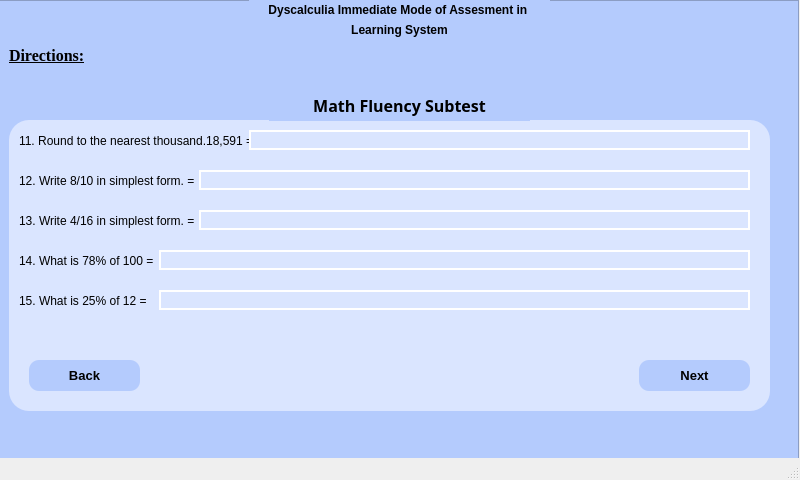
<?xml version="1.0" encoding="UTF-8"?>
<ui version="4.0">
 <class>MainWindow</class>
 <widget class="QMainWindow" name="MainWindow">
  <property name="geometry">
   <rect>
    <x>0</x>
    <y>0</y>
    <width>800</width>
    <height>480</height>
   </rect>
  </property>
  <property name="windowTitle">
   <string>MainWindow</string>
  </property>
  <widget class="QWidget" name="centralwidget">
   <widget class="QFrame" name="frame">
    <property name="geometry">
     <rect>
      <x>-1</x>
      <y>0</y>
      <width>800</width>
      <height>480</height>
     </rect>
    </property>
    <property name="styleSheet">
     <string notr="true">background-color: rgb(180, 203, 253);</string>
    </property>
    <property name="frameShape">
     <enum>QFrame::StyledPanel</enum>
    </property>
    <property name="frameShadow">
     <enum>QFrame::Raised</enum>
    </property>
    <widget class="QLabel" name="label">
     <property name="geometry">
      <rect>
       <x>250</x>
       <y>0</y>
       <width>301</width>
       <height>20</height>
      </rect>
     </property>
     <property name="font">
      <font>
       <weight>75</weight>
       <bold>true</bold>
       <underline>false</underline>
      </font>
     </property>
     <property name="text">
      <string>Dyscalculia Immediate Mode of Assesment in </string>
     </property>
     <property name="alignment">
      <set>Qt::AlignCenter</set>
     </property>
     <property name="wordWrap">
      <bool>false</bool>
     </property>
    </widget>
    <widget class="QLabel" name="label_2">
     <property name="geometry">
      <rect>
       <x>250</x>
       <y>20</y>
       <width>301</width>
       <height>20</height>
      </rect>
     </property>
     <property name="font">
      <font>
       <weight>75</weight>
       <bold>true</bold>
       <underline>false</underline>
      </font>
     </property>
     <property name="text">
      <string>Learning System</string>
     </property>
     <property name="alignment">
      <set>Qt::AlignCenter</set>
     </property>
     <property name="wordWrap">
      <bool>false</bool>
     </property>
    </widget>
    <widget class="QLabel" name="label_3">
     <property name="geometry">
      <rect>
       <x>10</x>
       <y>40</y>
       <width>91</width>
       <height>31</height>
      </rect>
     </property>
     <property name="font">
      <font>
       <family>Times New Roman</family>
       <pointsize>12</pointsize>
       <weight>75</weight>
       <bold>true</bold>
       <underline>true</underline>
      </font>
     </property>
     <property name="mouseTracking">
      <bool>false</bool>
     </property>
     <property name="text">
      <string>Directions:</string>
     </property>
    </widget>
    <widget class="QFrame" name="frame_2">
     <property name="geometry">
      <rect>
       <x>10</x>
       <y>120</y>
       <width>761</width>
       <height>291</height>
      </rect>
     </property>
     <property name="styleSheet">
      <string notr="true">background-color: rgb(218, 229, 255);
border-radius: 20px;</string>
     </property>
     <property name="frameShape">
      <enum>QFrame::StyledPanel</enum>
     </property>
     <property name="frameShadow">
      <enum>QFrame::Raised</enum>
     </property>
     <widget class="QLabel" name="label_5">
      <property name="geometry">
       <rect>
        <x>10</x>
        <y>10</y>
        <width>741</width>
        <height>21</height>
       </rect>
      </property>
      <property name="text">
       <string>11. Round to the nearest thousand.18,591 =</string>
      </property>
     </widget>
     <widget class="QLabel" name="label_6">
      <property name="geometry">
       <rect>
        <x>10</x>
        <y>50</y>
        <width>741</width>
        <height>21</height>
       </rect>
      </property>
      <property name="text">
       <string>12. Write 8/10 in simplest form. = </string>
      </property>
     </widget>
     <widget class="QLabel" name="label_7">
      <property name="geometry">
       <rect>
        <x>10</x>
        <y>90</y>
        <width>741</width>
        <height>21</height>
       </rect>
      </property>
      <property name="text">
       <string>13. Write 4/16 in simplest form. =</string>
      </property>
     </widget>
     <widget class="QLabel" name="label_8">
      <property name="geometry">
       <rect>
        <x>10</x>
        <y>130</y>
        <width>741</width>
        <height>21</height>
       </rect>
      </property>
      <property name="text">
       <string>14. What is 78% of 100 = </string>
      </property>
     </widget>
     <widget class="QLabel" name="label_9">
      <property name="geometry">
       <rect>
        <x>10</x>
        <y>160</y>
        <width>741</width>
        <height>41</height>
       </rect>
      </property>
      <property name="text">
       <string>15. What is 25% of 12 = </string>
      </property>
     </widget>
     <widget class="QPushButton" name="pushButton">
      <property name="geometry">
       <rect>
        <x>20</x>
        <y>240</y>
        <width>111</width>
        <height>31</height>
       </rect>
      </property>
      <property name="font">
       <font>
        <pointsize>10</pointsize>
        <weight>75</weight>
        <bold>true</bold>
       </font>
      </property>
      <property name="cursor">
       <cursorShape>PointingHandCursor</cursorShape>
      </property>
      <property name="styleSheet">
       <string notr="true">background-color: rgb(180, 203, 253);
border-radius: 10px;</string>
      </property>
      <property name="text">
       <string>Back</string>
      </property>
     </widget>
     <widget class="QPushButton" name="pushButton_2">
      <property name="geometry">
       <rect>
        <x>630</x>
        <y>240</y>
        <width>111</width>
        <height>31</height>
       </rect>
      </property>
      <property name="font">
       <font>
        <pointsize>10</pointsize>
        <weight>75</weight>
        <bold>true</bold>
        <kerning>true</kerning>
       </font>
      </property>
      <property name="cursor">
       <cursorShape>PointingHandCursor</cursorShape>
      </property>
      <property name="acceptDrops">
       <bool>false</bool>
      </property>
      <property name="styleSheet">
       <string notr="true">background-color: rgb(180, 203, 253);
border-radius: 10px;</string>
      </property>
      <property name="text">
       <string>Next</string>
      </property>
      <property name="autoDefault">
       <bool>false</bool>
      </property>
     </widget>
     <widget class="QLineEdit" name="lineEdit">
      <property name="geometry">
       <rect>
        <x>240</x>
        <y>10</y>
        <width>501</width>
        <height>20</height>
       </rect>
      </property>
      <property name="styleSheet">
       <string notr="true">QLineEdit {
	border: 2px solid #FFFFFF;
}

QLineEdit:focus{
	border: 2px solid #000000
}</string>
      </property>
     </widget>
     <widget class="QLineEdit" name="lineEdit_2">
      <property name="geometry">
       <rect>
        <x>190</x>
        <y>50</y>
        <width>551</width>
        <height>20</height>
       </rect>
      </property>
      <property name="styleSheet">
       <string notr="true">QLineEdit {
	border: 2px solid #FFFFFF;
}

QLineEdit:focus{
	border: 2px solid #000000
}</string>
      </property>
     </widget>
     <widget class="QLineEdit" name="lineEdit_3">
      <property name="geometry">
       <rect>
        <x>190</x>
        <y>90</y>
        <width>551</width>
        <height>20</height>
       </rect>
      </property>
      <property name="styleSheet">
       <string notr="true">QLineEdit {
	border: 2px solid #FFFFFF;
}

QLineEdit:focus{
	border: 2px solid #000000
}</string>
      </property>
     </widget>
     <widget class="QLineEdit" name="lineEdit_4">
      <property name="geometry">
       <rect>
        <x>150</x>
        <y>130</y>
        <width>591</width>
        <height>20</height>
       </rect>
      </property>
      <property name="styleSheet">
       <string notr="true">QLineEdit {
	border: 2px solid #FFFFFF;
}

QLineEdit:focus{
	border: 2px solid #000000
}</string>
      </property>
     </widget>
     <widget class="QLineEdit" name="lineEdit_5">
      <property name="geometry">
       <rect>
        <x>150</x>
        <y>170</y>
        <width>591</width>
        <height>20</height>
       </rect>
      </property>
      <property name="styleSheet">
       <string notr="true">QLineEdit {
	border: 2px solid #FFFFFF;
}

QLineEdit:focus{
	border: 2px solid #000000
}</string>
      </property>
     </widget>
    </widget>
    <widget class="QLabel" name="label_4">
     <property name="geometry">
      <rect>
       <x>270</x>
       <y>90</y>
       <width>261</width>
       <height>31</height>
      </rect>
     </property>
     <property name="font">
      <font>
       <family>Baskerville Old Face</family>
       <pointsize>12</pointsize>
       <weight>75</weight>
       <bold>true</bold>
       <underline>false</underline>
      </font>
     </property>
     <property name="mouseTracking">
      <bool>false</bool>
     </property>
     <property name="text">
      <string>Math Fluency Subtest</string>
     </property>
     <property name="alignment">
      <set>Qt::AlignCenter</set>
     </property>
    </widget>
   </widget>
  </widget>
  <widget class="QMenuBar" name="menubar">
   <property name="geometry">
    <rect>
     <x>0</x>
     <y>0</y>
     <width>800</width>
     <height>21</height>
    </rect>
   </property>
  </widget>
  <widget class="QStatusBar" name="statusbar"/>
 </widget>
 <resources/>
 <connections/>
</ui>
